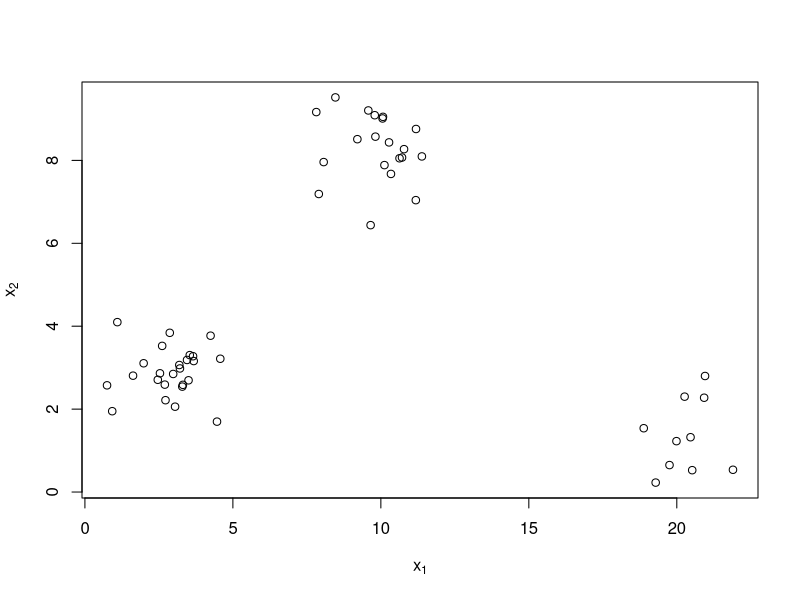
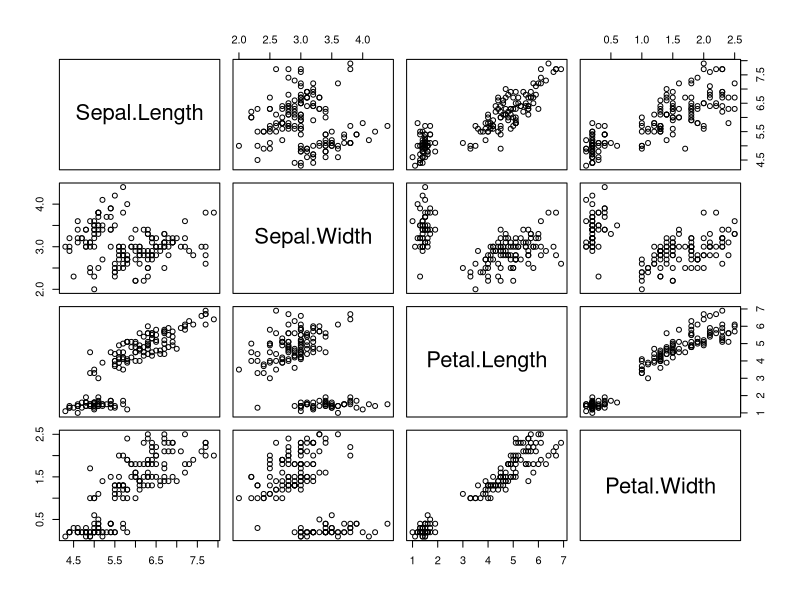
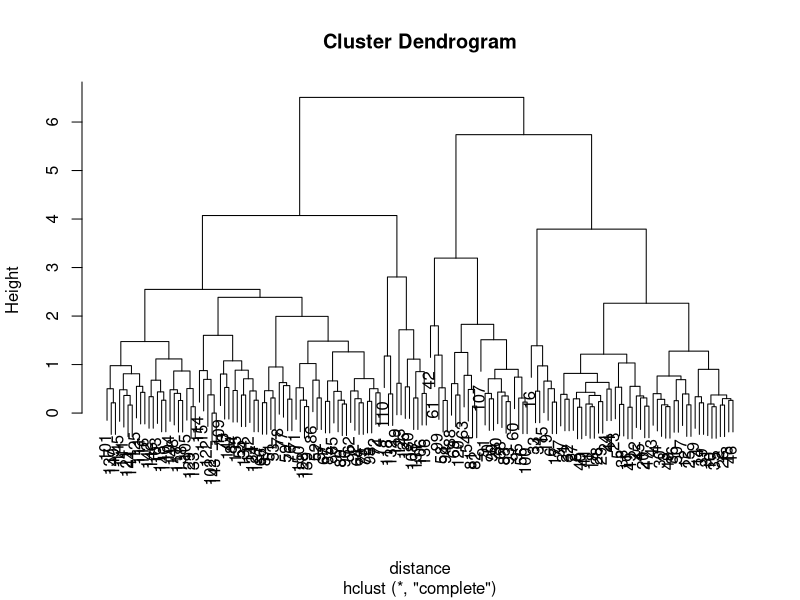
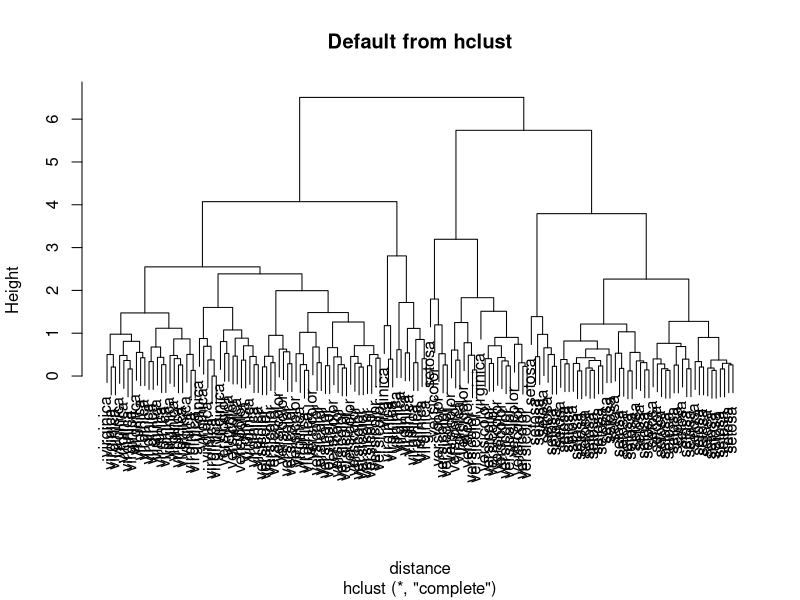
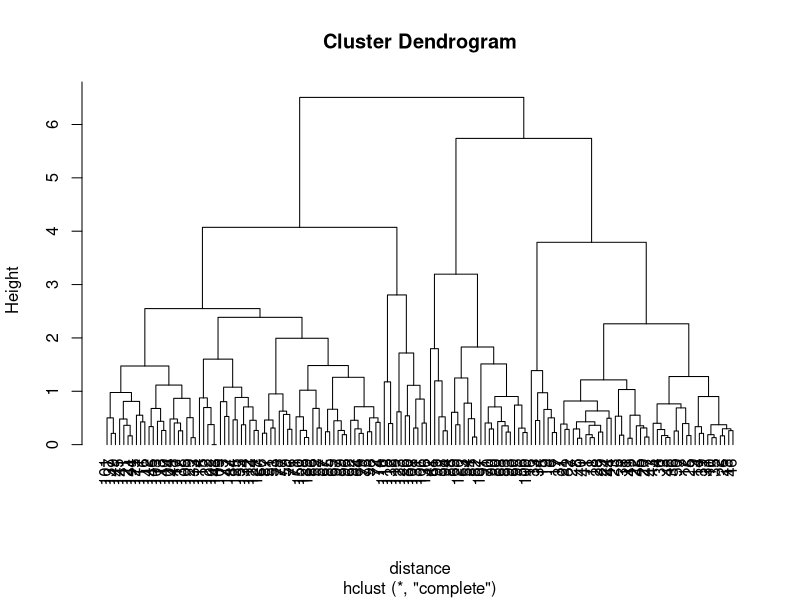
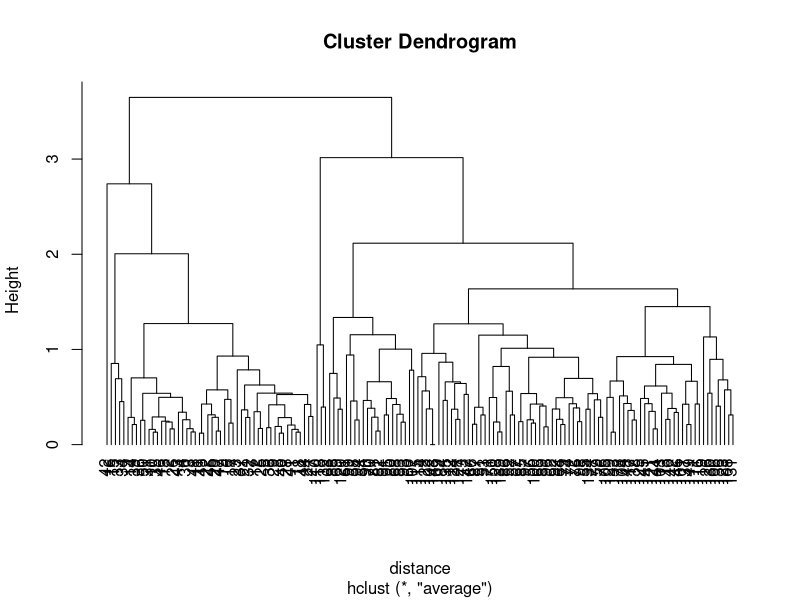
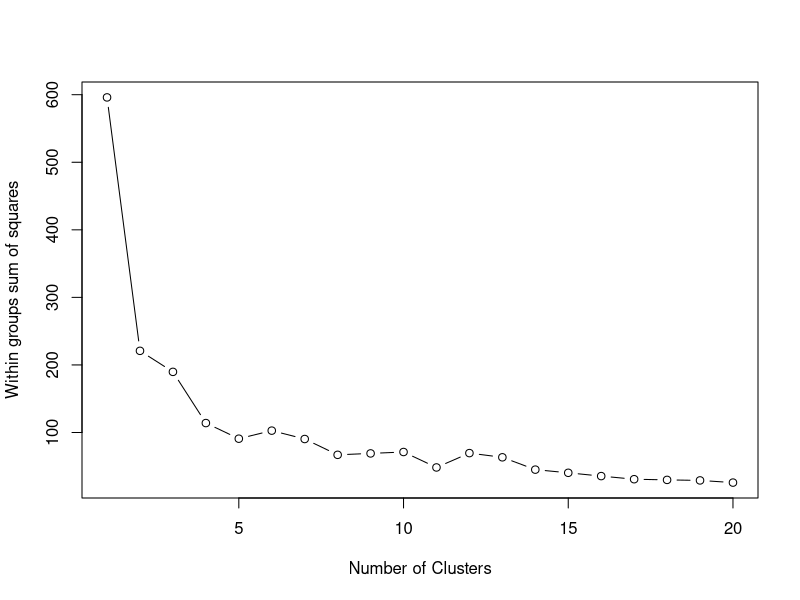

Write R code to recreate these figures, in order.
# Cluster Analysis Using R
#creating factors
library("mvtnorm")
dat <- rbind(rmvnorm(25, mean = c(3,3)),
             rmvnorm(20, mean = c(10, 8)),
             rmvnorm(10, mean = c(20, 1)))
plot(abs(dat), xlab = expression(x[1]), ylab = expression(x[2]))



###################
data(iris)
# rename the dataset
mydata <- iris



#mydata <- read.csv("~/Dropbox/RFiles/utilities.csv")
str(mydata)
head(mydata)
pairs(mydata[,1:4])

# Scatter plot 
#plot(mydata$Sepal.Length~ mydata$Species, data = mydata)
#with(mydata,text(mydata$Fuel_Cost ~ mydata$Sales, labels=mydata$Company,pos=4))

# Normalize 
z = mydata[,-c(5)]
means = apply(z,2,mean)
sds = apply(z,2,sd)
nor = scale(z,center=means,scale=sds)

##calculate distance matrix (default is Euclidean distance)
distance = dist(nor)

# Hierarchical agglomerative clustering using default complete linkage 
mydata.hclust = hclust(distance)
plot(mydata.hclust)
plot(mydata.hclust,labels=mydata$Species,main='Default from hclust')
plot(mydata.hclust,hang=-1)

# Hierarchical agglomerative clustering using "average" linkage 
mydata.hclust<-hclust(distance,method="average")
plot(mydata.hclust,hang=-1)

# Cluster membership
member = cutree(mydata.hclust,3)
table(member)

#Characterizing clusters 
aggregate(nor,list(member),mean)
aggregate(mydata[,-c(5)],list(member),mean)

# Scree Plot
wss <- (nrow(nor)-1)*sum(apply(nor,2,var))
for (i in 2:20) wss[i] <- sum(kmeans(nor, centers=i)$withinss)
plot(1:20, wss, type="b", xlab="Number of Clusters", ylab="Within groups sum of squares") 

# K-means clustering
kc<-kmeans(nor,3)

summary(kc)
kc$cluster

table(kc$cluster)

